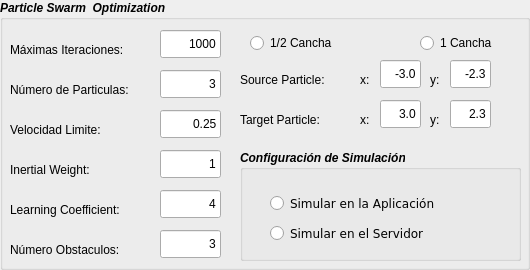
        <widget class="QGroupBox" name="groupBox_2">
         <property name="sizePolicy">
          <sizepolicy hsizetype="Expanding" vsizetype="Expanding">
           <horstretch>0</horstretch>
           <verstretch>0</verstretch>
          </sizepolicy>
         </property>
         <property name="minimumSize">
          <size>
           <width>0</width>
           <height>270</height>
          </size>
         </property>
         <property name="maximumSize">
          <size>
           <width>16777214</width>
           <height>16777215</height>
          </size>
         </property>
         <property name="font">
          <font>
           <weight>75</weight>
           <italic>true</italic>
           <bold>true</bold>
          </font>
         </property>
         <property name="title">
          <string>Particle Swarm  Optimization</string>
         </property>
         <widget class="QLineEdit" name="lineEdit_max_ite">
          <property name="geometry">
           <rect>
            <x>160</x>
            <y>30</y>
            <width>61</width>
            <height>28</height>
           </rect>
          </property>
          <property name="font">
           <font>
            <family>Cantarell</family>
            <weight>50</weight>
            <italic>false</italic>
            <bold>false</bold>
           </font>
          </property>
          <property name="text">
           <string>1000</string>
          </property>
          <property name="alignment">
           <set>Qt::AlignRight|Qt::AlignTrailing|Qt::AlignVCenter</set>
          </property>
         </widget>
         <widget class="QLabel" name="label_3">
          <property name="geometry">
           <rect>
            <x>10</x>
            <y>40</y>
            <width>141</width>
            <height>20</height>
           </rect>
          </property>
          <property name="font">
           <font>
            <family>Cantarell</family>
            <weight>50</weight>
            <italic>false</italic>
            <bold>false</bold>
           </font>
          </property>
          <property name="text">
           <string>Máximas Iteraciones:</string>
          </property>
         </widget>
         <widget class="QLabel" name="label_4">
          <property name="geometry">
           <rect>
            <x>10</x>
            <y>80</y>
            <width>141</width>
            <height>20</height>
           </rect>
          </property>
          <property name="font">
           <font>
            <family>Cantarell</family>
            <weight>50</weight>
            <italic>false</italic>
            <bold>false</bold>
           </font>
          </property>
          <property name="text">
           <string>Número de Particulas:</string>
          </property>
         </widget>
         <widget class="QLineEdit" name="lineEdit_num_particle">
          <property name="geometry">
           <rect>
            <x>160</x>
            <y>70</y>
            <width>61</width>
            <height>28</height>
           </rect>
          </property>
          <property name="font">
           <font>
            <family>Cantarell</family>
            <weight>50</weight>
            <italic>false</italic>
            <bold>false</bold>
           </font>
          </property>
          <property name="text">
           <string>3</string>
          </property>
          <property name="alignment">
           <set>Qt::AlignRight|Qt::AlignTrailing|Qt::AlignVCenter</set>
          </property>
         </widget>
         <widget class="QLabel" name="label_5">
          <property name="geometry">
           <rect>
            <x>10</x>
            <y>120</y>
            <width>121</width>
            <height>20</height>
           </rect>
          </property>
          <property name="font">
           <font>
            <family>Cantarell</family>
            <weight>50</weight>
            <italic>false</italic>
            <bold>false</bold>
           </font>
          </property>
          <property name="text">
           <string>Velocidad Limite:</string>
          </property>
         </widget>
         <widget class="QLineEdit" name="lineEdit_vel_limite">
          <property name="geometry">
           <rect>
            <x>160</x>
            <y>110</y>
            <width>61</width>
            <height>28</height>
           </rect>
          </property>
          <property name="font">
           <font>
            <family>Cantarell</family>
            <weight>50</weight>
            <italic>false</italic>
            <bold>false</bold>
           </font>
          </property>
          <property name="text">
           <string>0.25</string>
          </property>
          <property name="alignment">
           <set>Qt::AlignRight|Qt::AlignTrailing|Qt::AlignVCenter</set>
          </property>
         </widget>
         <widget class="QLineEdit" name="lineEdit_num_obstacle">
          <property name="geometry">
           <rect>
            <x>160</x>
            <y>230</y>
            <width>61</width>
            <height>28</height>
           </rect>
          </property>
          <property name="font">
           <font>
            <family>Cantarell</family>
            <weight>50</weight>
            <italic>false</italic>
            <bold>false</bold>
           </font>
          </property>
          <property name="text">
           <string>3</string>
          </property>
          <property name="alignment">
           <set>Qt::AlignRight|Qt::AlignTrailing|Qt::AlignVCenter</set>
          </property>
         </widget>
         <widget class="QLabel" name="label_6">
          <property name="geometry">
           <rect>
            <x>10</x>
            <y>240</y>
            <width>151</width>
            <height>20</height>
           </rect>
          </property>
          <property name="font">
           <font>
            <family>Cantarell</family>
            <weight>50</weight>
            <italic>false</italic>
            <bold>false</bold>
           </font>
          </property>
          <property name="text">
           <string>Número Obstaculos:</string>
          </property>
         </widget>
         <widget class="QLabel" name="label_9">
          <property name="geometry">
           <rect>
            <x>240</x>
            <y>70</y>
            <width>151</width>
            <height>20</height>
           </rect>
          </property>
          <property name="font">
           <font>
            <family>Cantarell</family>
            <weight>50</weight>
            <italic>false</italic>
            <bold>false</bold>
           </font>
          </property>
          <property name="text">
           <string>Source Particle:</string>
          </property>
         </widget>
         <widget class="QLineEdit" name="lineEdit_source_x">
          <property name="geometry">
           <rect>
            <x>380</x>
            <y>60</y>
            <width>41</width>
            <height>28</height>
           </rect>
          </property>
          <property name="font">
           <font>
            <family>Cantarell</family>
            <weight>50</weight>
            <italic>false</italic>
            <bold>false</bold>
           </font>
          </property>
          <property name="text">
           <string notr="true">-3.0</string>
          </property>
          <property name="maxLength">
           <number>4</number>
          </property>
          <property name="alignment">
           <set>Qt::AlignRight|Qt::AlignTrailing|Qt::AlignVCenter</set>
          </property>
         </widget>
         <widget class="QLabel" name="label_10">
          <property name="geometry">
           <rect>
            <x>240</x>
            <y>110</y>
            <width>151</width>
            <height>20</height>
           </rect>
          </property>
          <property name="font">
           <font>
            <family>Cantarell</family>
            <weight>50</weight>
            <italic>false</italic>
            <bold>false</bold>
           </font>
          </property>
          <property name="text">
           <string>Target Particle:</string>
          </property>
         </widget>
         <widget class="QLineEdit" name="lineEdit_source_y">
          <property name="geometry">
           <rect>
            <x>450</x>
            <y>60</y>
            <width>41</width>
            <height>28</height>
           </rect>
          </property>
          <property name="font">
           <font>
            <family>Cantarell</family>
            <weight>50</weight>
            <italic>false</italic>
            <bold>false</bold>
           </font>
          </property>
          <property name="text">
           <string>-2.3</string>
          </property>
          <property name="maxLength">
           <number>4</number>
          </property>
          <property name="alignment">
           <set>Qt::AlignRight|Qt::AlignTrailing|Qt::AlignVCenter</set>
          </property>
         </widget>
         <widget class="QLineEdit" name="lineEdit_target_x">
          <property name="geometry">
           <rect>
            <x>380</x>
            <y>100</y>
            <width>41</width>
            <height>28</height>
           </rect>
          </property>
          <property name="font">
           <font>
            <family>Cantarell</family>
            <weight>50</weight>
            <italic>false</italic>
            <bold>false</bold>
           </font>
          </property>
          <property name="text">
           <string>3.0</string>
          </property>
          <property name="maxLength">
           <number>4</number>
          </property>
          <property name="alignment">
           <set>Qt::AlignRight|Qt::AlignTrailing|Qt::AlignVCenter</set>
          </property>
         </widget>
         <widget class="QLineEdit" name="lineEdit_target_y">
          <property name="geometry">
           <rect>
            <x>450</x>
            <y>100</y>
            <width>41</width>
            <height>28</height>
           </rect>
          </property>
          <property name="font">
           <font>
            <family>Cantarell</family>
            <weight>50</weight>
            <italic>false</italic>
            <bold>false</bold>
           </font>
          </property>
          <property name="text">
           <string>2.3</string>
          </property>
          <property name="maxLength">
           <number>4</number>
          </property>
          <property name="alignment">
           <set>Qt::AlignRight|Qt::AlignTrailing|Qt::AlignVCenter</set>
          </property>
         </widget>
         <widget class="QLabel" name="label_11">
          <property name="geometry">
           <rect>
            <x>10</x>
            <y>160</y>
            <width>101</width>
            <height>20</height>
           </rect>
          </property>
          <property name="font">
           <font>
            <family>Cantarell</family>
            <weight>50</weight>
            <italic>false</italic>
            <bold>false</bold>
           </font>
          </property>
          <property name="text">
           <string>Inertial Weight:</string>
          </property>
         </widget>
         <widget class="QLineEdit" name="lineEdit_weight">
          <property name="geometry">
           <rect>
            <x>160</x>
            <y>150</y>
            <width>61</width>
            <height>28</height>
           </rect>
          </property>
          <property name="font">
           <font>
            <family>Cantarell</family>
            <weight>50</weight>
            <italic>false</italic>
            <bold>false</bold>
           </font>
          </property>
          <property name="text">
           <string>1</string>
          </property>
          <property name="alignment">
           <set>Qt::AlignRight|Qt::AlignTrailing|Qt::AlignVCenter</set>
          </property>
         </widget>
         <widget class="QLabel" name="label_12">
          <property name="geometry">
           <rect>
            <x>360</x>
            <y>70</y>
            <width>20</width>
            <height>20</height>
           </rect>
          </property>
          <property name="font">
           <font>
            <family>Cantarell</family>
            <weight>50</weight>
            <italic>false</italic>
            <bold>false</bold>
           </font>
          </property>
          <property name="text">
           <string>x:</string>
          </property>
         </widget>
         <widget class="QLabel" name="label_13">
          <property name="geometry">
           <rect>
            <x>360</x>
            <y>110</y>
            <width>20</width>
            <height>20</height>
           </rect>
          </property>
          <property name="font">
           <font>
            <family>Cantarell</family>
            <weight>50</weight>
            <italic>false</italic>
            <bold>false</bold>
           </font>
          </property>
          <property name="text">
           <string>x:</string>
          </property>
         </widget>
         <widget class="QLabel" name="label_14">
          <property name="geometry">
           <rect>
            <x>430</x>
            <y>70</y>
            <width>20</width>
            <height>20</height>
           </rect>
          </property>
          <property name="font">
           <font>
            <family>Cantarell</family>
            <weight>50</weight>
            <italic>false</italic>
            <bold>false</bold>
           </font>
          </property>
          <property name="text">
           <string>y:</string>
          </property>
         </widget>
         <widget class="QLabel" name="label_15">
          <property name="geometry">
           <rect>
            <x>430</x>
            <y>110</y>
            <width>20</width>
            <height>20</height>
           </rect>
          </property>
          <property name="font">
           <font>
            <family>Cantarell</family>
            <weight>50</weight>
            <italic>false</italic>
            <bold>false</bold>
           </font>
          </property>
          <property name="text">
           <string>y:</string>
          </property>
         </widget>
         <widget class="QRadioButton" name="radioButton">
          <property name="geometry">
           <rect>
            <x>250</x>
            <y>30</y>
            <width>105</width>
            <height>26</height>
           </rect>
          </property>
          <property name="font">
           <font>
            <family>Cantarell</family>
            <weight>50</weight>
            <italic>false</italic>
            <bold>false</bold>
           </font>
          </property>
          <property name="text">
           <string>1/2 Cancha</string>
          </property>
         </widget>
         <widget class="QRadioButton" name="radioButton_2">
          <property name="geometry">
           <rect>
            <x>420</x>
            <y>30</y>
            <width>101</width>
            <height>26</height>
           </rect>
          </property>
          <property name="font">
           <font>
            <family>Cantarell</family>
            <weight>50</weight>
            <italic>false</italic>
            <bold>false</bold>
           </font>
          </property>
          <property name="text">
           <string>1 Cancha</string>
          </property>
         </widget>
         <widget class="QLabel" name="label_17">
          <property name="geometry">
           <rect>
            <x>10</x>
            <y>200</y>
            <width>151</width>
            <height>20</height>
           </rect>
          </property>
          <property name="font">
           <font>
            <family>Cantarell</family>
            <weight>50</weight>
            <italic>false</italic>
            <bold>false</bold>
           </font>
          </property>
          <property name="text">
           <string>Learning Coefficient:</string>
          </property>
         </widget>
         <widget class="QLineEdit" name="lineEdit_learning_coef">
          <property name="geometry">
           <rect>
            <x>160</x>
            <y>190</y>
            <width>61</width>
            <height>28</height>
           </rect>
          </property>
          <property name="font">
           <font>
            <family>Cantarell</family>
            <weight>50</weight>
            <italic>false</italic>
            <bold>false</bold>
           </font>
          </property>
          <property name="text">
           <string>4</string>
          </property>
          <property name="alignment">
           <set>Qt::AlignRight|Qt::AlignTrailing|Qt::AlignVCenter</set>
          </property>
         </widget>
         <widget class="QGroupBox" name="groupBox_4">
          <property name="geometry">
           <rect>
            <x>240</x>
            <y>150</y>
            <width>281</width>
            <height>111</height>
           </rect>
          </property>
          <property name="font">
           <font>
            <family>Cantarell</family>
            <weight>75</weight>
            <italic>true</italic>
            <bold>true</bold>
           </font>
          </property>
          <property name="title">
           <string>Configuración de Simulación</string>
          </property>
          <widget class="QRadioButton" name="radioButton_SAplicacion">
           <property name="geometry">
            <rect>
             <x>30</x>
             <y>40</y>
             <width>201</width>
             <height>26</height>
            </rect>
           </property>
           <property name="font">
            <font>
             <family>Bitstream Vera Sans</family>
             <weight>50</weight>
             <italic>false</italic>
             <bold>false</bold>
            </font>
           </property>
           <property name="text">
            <string>Simular en la Aplicación</string>
           </property>
          </widget>
          <widget class="QRadioButton" name="radioButton_SServer">
           <property name="geometry">
            <rect>
             <x>30</x>
             <y>70</y>
             <width>191</width>
             <height>26</height>
            </rect>
           </property>
           <property name="font">
            <font>
             <family>Bitstream Vera Sans</family>
             <weight>50</weight>
             <italic>false</italic>
             <bold>false</bold>
            </font>
           </property>
           <property name="text">
            <string>Simular en el Servidor</string>
           </property>
          </widget>
         </widget>
        </widget>
